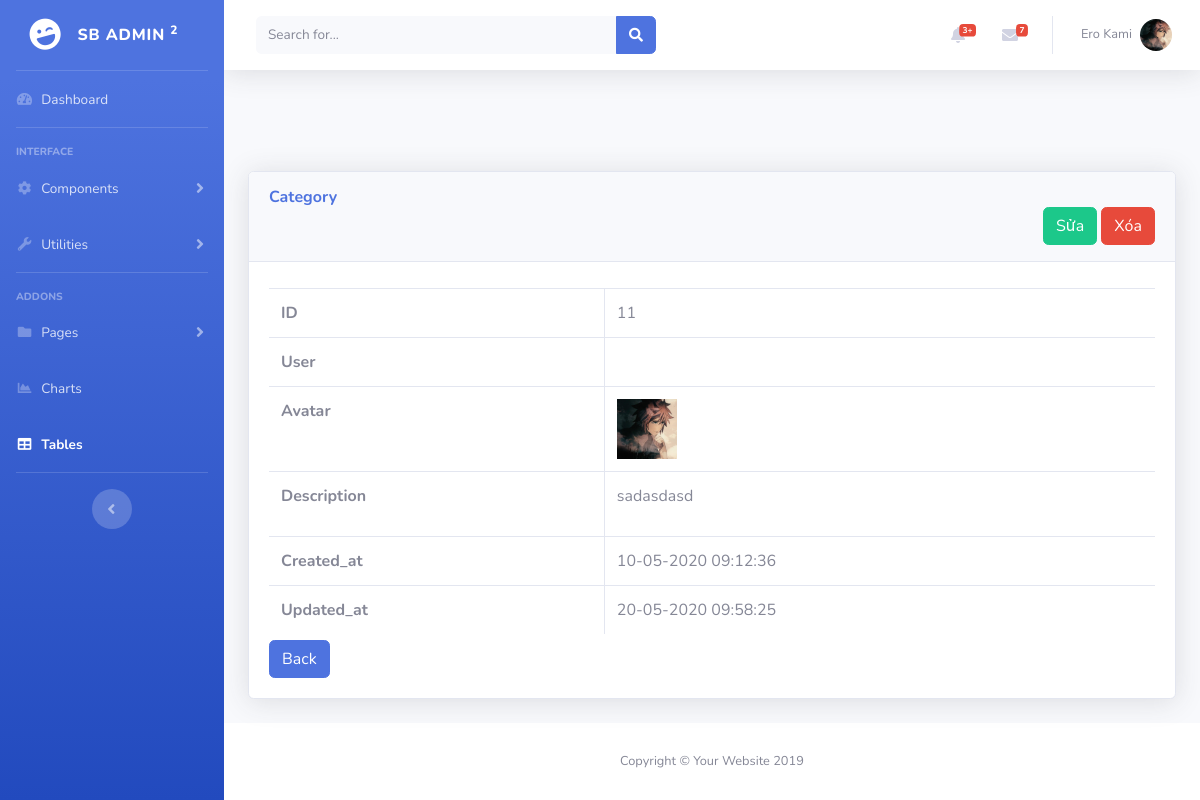
Screenshot of /mvc/index.php?id=11&action=detail with the database file from the repository.
### tables this page shows
CREATE TABLE `categories` (
  `id` int(11) NOT NULL,
  `names` varchar(255) NOT NULL,
  `title` varchar(100) NOT NULL,
  `pic_des` varchar(100) NOT NULL,
  `description` varchar(100) NOT NULL,
  `created_at` timestamp NOT NULL DEFAULT current_timestamp(),
  `update_at` datetime DEFAULT NULL
);

### mvc/controllers/Controller.php (called while the page is built, shortened)
<?php
class Controller {
    public function render($file, $variables = []) {
        extract($variables);
        require_once $file;
        $render_view = ob_get_clean();
        return $render_view;
    }
}

### mvc/controllers/CategoryController.php (called while the page is built, shortened)
<?php
require_once 'controllers/Controller.php';
require_once 'models/Category.php';
class CategoryController  extends Controller
{
    public function detail() {
        $id= $_GET['id'];
        $news_model = New Category();
        $category = $news_model->detail($id);
        $this->content = $this->render('views/categories/detail.php',[
            'category' => $category,
        ]);
        require_once 'views/layouts/main.php';
    }
}

### mvc/index.php (called while the page is built, shortened)
<?php
$action = isset ($_GET['action']) ? $_GET['action'] : 'index' ;
$object = New $controller;
$object->$action();
?>

### mvc/models/Category.php (called while the page is built, shortened)
<?php
class Category extends Model
{
    public function detail($id) {
        $connection = $this->connectDB();
        $obj_detail = $connection->prepare("SELECT * FROM categories WHERE id = $id");
        $detail_arr = [
            ":id" => $id,
        ];
        $obj_detail->execute($detail_arr);
        $categories = $obj_detail->fetchAll(PDO::FETCH_ASSOC);
        $category = $categories[0];
            return $category;
    }
}

### mvc/views/categories/detail.php (the view, shortened to what this page needs)
</div>
<div class="container-fluid">
    <div class="card shadow mb-4">
        <div class="card-header py-3">
            <h6 class="m-0 font-weight-bold text-primary">Category</h6>
            <div style="text-align: right">
                <button  class="btn btn-success"><a style="color: white" href="index.php?id=<?php echo $category['id']?>&action=update">Sửa</a></button>
                <button  class="btn btn-danger"><a style="color: white" href="index.php?id=<?php echo $category['id']?>&action=delete"
                                                   onclick="return confirm('Bạn có chắc là bạn muốn xóa không')">Xóa</a></button>
            </div>
        </div>
        <div class="card-body">
            <div class="table-responsive">
                <table class="table table-bordered" id="dataTable" width="100%" cellspacing="0">
                    <tr>
                        <th>ID</th>
                        <td><?php echo $category['id']; ?></td>
                    </tr>
                    <tr>
                        <th>User</th>
                        <td><?php echo $category['user']; ?></td>
                    </tr>
                    <tr>
                        <th>Avatar</th>
                        <td>
                            <?php if (!empty($category['pic_des'])): ?>
                                <img src="assets/upload/<?php echo $category['pic_des'] ?>" width="60"/>
                            <?php endif; ?>
                        </td>
                    </tr>
                    <tr>
                        <th>Description</th>
                        <td><?php echo $category['description']; ?></td>
                    </tr>
                    <tr>
                        <th>Created_at</th>
                        <td>
                            <?php echo date('d-m-Y H:i:s', strtotime($category['created_at'])); ?>
                        </td>
                    </tr>
                    <tr>
                        <th>Updated_at</th>
                        <td>
                            <?php if (isset ($category['update_at'])) {
                                echo date("d-m-Y H:i:s",strtotime($category['update_at']));
                            }
                            else {
                                echo "<span style='color:limegreen;'>Chưa Update lần nào</span>";
                            } ?>
                        </td>
                    </tr>
                </table>
                <button class="btn btn-primary"><a style="color: white" href="index.php">Back</a></button>
            </div>
        </div>
    </div>

### rows the page displays
categories: id "11", pic_des (picture), description "sadasdasd", created_at "10-05-2020 09:12:36", update_at "20-05-2020 09:58:25"
